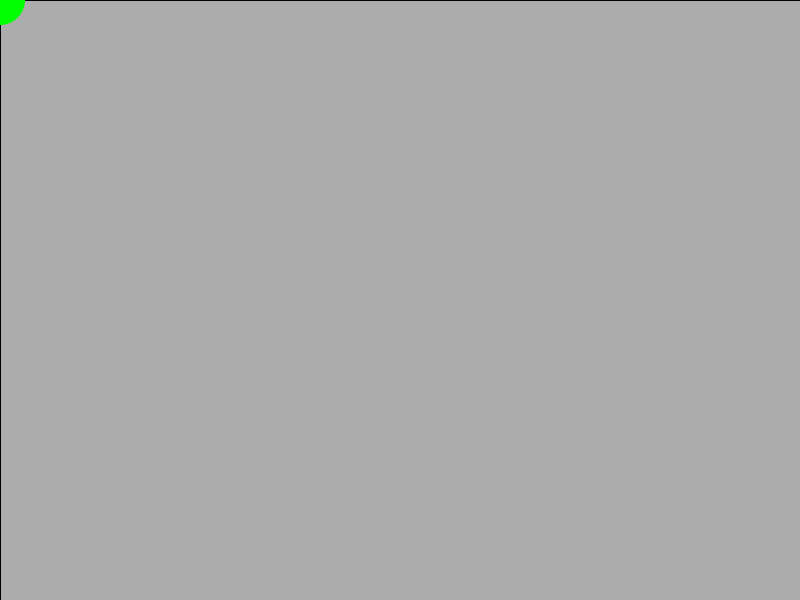
Frame 1 (no input)
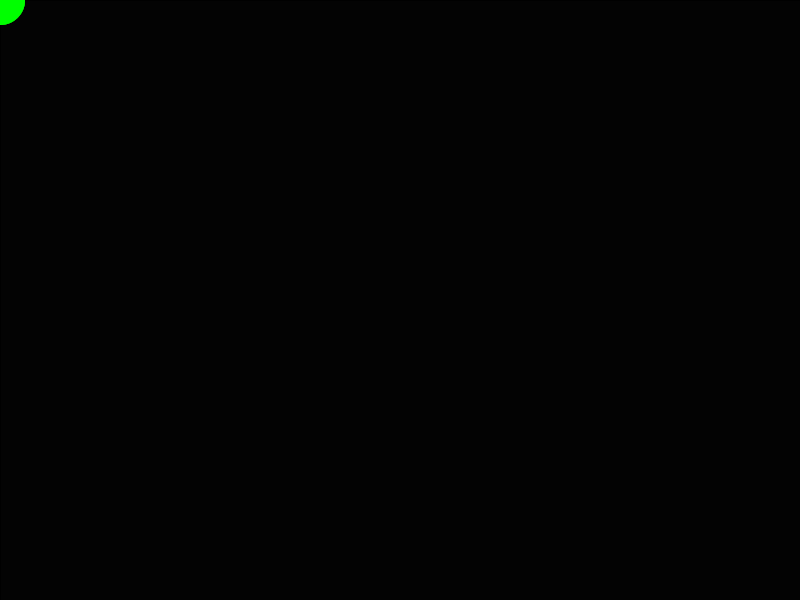
Frame 60 (the mouse pressed at the canvas centre just before this capture)
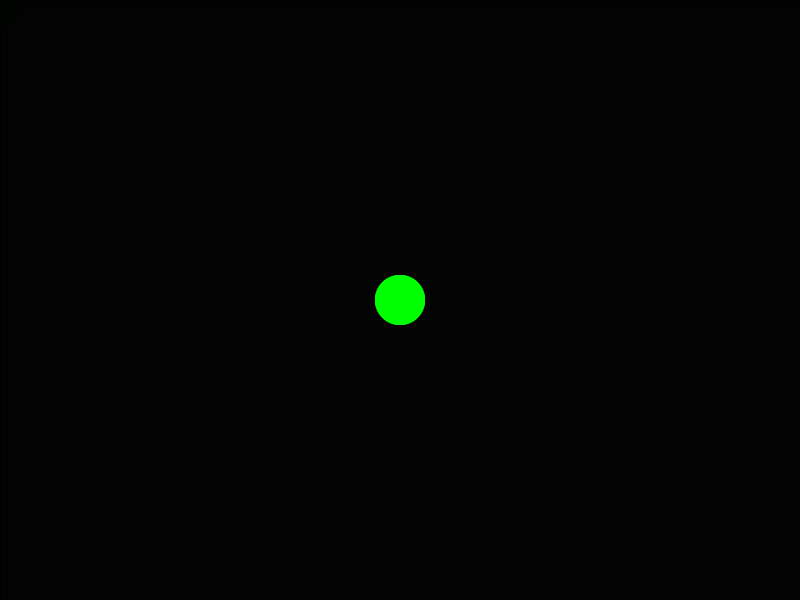
Frame 120 (the mouse held since frame 60 and released just before this capture)

The Processing sketch that drew these frames (run headless with seeded random() and noise(); from frame 60 on, the mouse is pressed at the canvas centre):

// Processing sketch: bola_rastro
// ── bola_rastro.pde
void setup() {
  size(800, 600);
}

void draw() {
  fill(0, 0, 0, 40);
  rect(0, 0, width, height);
  fill(0,255,0);
  noStroke();
  ellipse(mouseX, mouseY, 50, 50);
}
